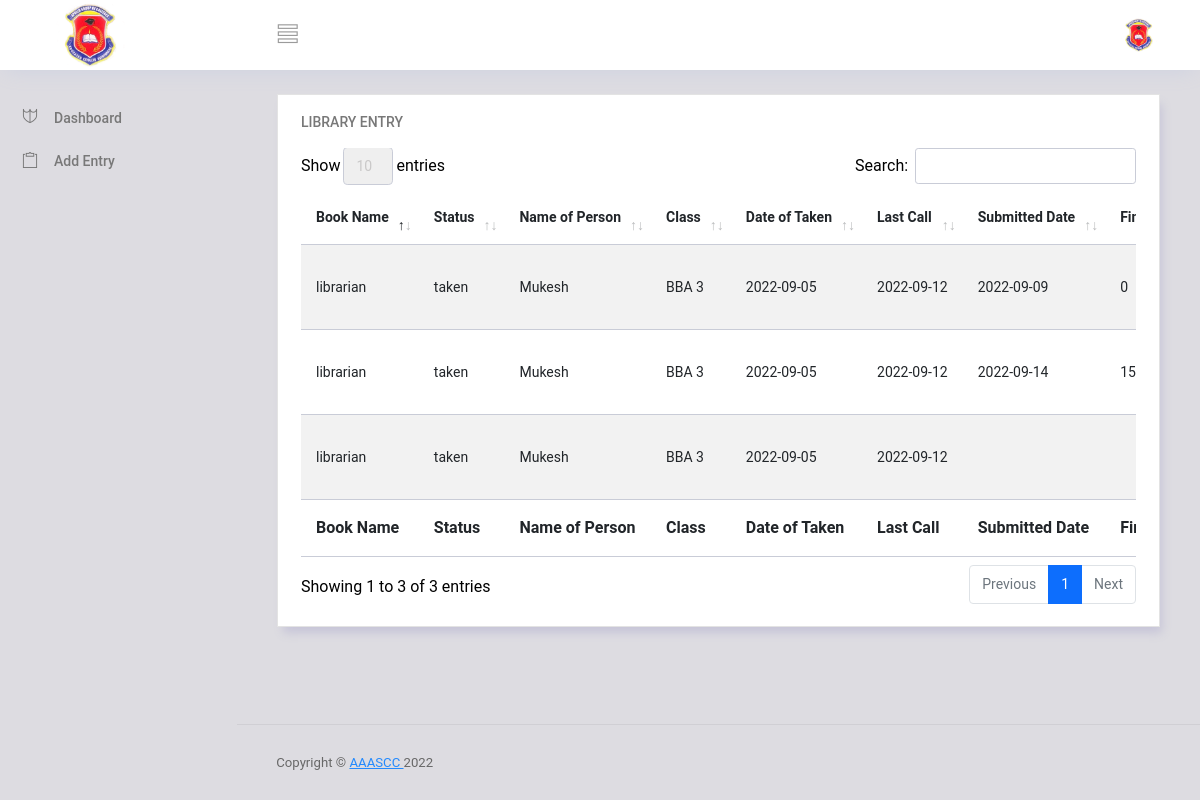
The page /Librarian/index.php (signed in) on the database its author committed.
### tables this page shows
CREATE TABLE `library` (
  `id` int(11) NOT NULL,
  `librarianName` varchar(255) NOT NULL,
  `BookName` varchar(255) NOT NULL,
  `status` varchar(255) NOT NULL,
  `NameOp` varchar(255) NOT NULL,
  `class` varchar(255) NOT NULL,
  `DateOt` varchar(255) NOT NULL,
  `LastCall` varchar(255) NOT NULL,
  `SubDate` varchar(255) NOT NULL,
  `Fine` varchar(255) NOT NULL,
  `LibInChar` varchar(255) NOT NULL
);

### Librarian/index.php (the view, shortened to what this page needs)
<?php
require "includes/header.php";
require "libraryController.php";
?>
            <div class="main-panel">
                <div class="content-wrapper">
                    <div class="row">
                        <div class="col-lg-12 grid-margin stretch-card">
                            <div class="card">
                                <div class="card-body">
                                <h4 class="card-title">Library Entry</h4>
                                    <div class="table-responsive">
                                        <table class="table table-striped" id="dataTable" width="100%" cellspacing="0">
                                            <thead>
                                                <tr>
                                                    <th>Book Name</th>
                                                    <th>Status</th>
                                                    <th>Name of Person</th>
                                                    <th>Class</th>
                                                    <th>Date of Taken</th>
                                                    <th>Last Call</th>
                                                    <th>Submitted Date</th>
                                                    <th>Fine</th>
                                                </tr>
                                            </thead>
                                            <tfoot>
                                                <tr>
                                                    <th>Book Name</th>
                                                    <th>Status</th>
                                                    <th>Name of Person</th>
                                                    <th>Class</th>
                                                    <th>Date of Taken</th>
                                                    <th>Last Call</th>
                                                    <th>Submitted Date</th>
                                                    <th>Fine</th>
                                                </tr>
                                            </tfoot>
                                            <tbody>
                                            <?php
                                                    $LibrarySql = "SELECT * FROM Library";
                                                    $LibraryQuery = $conn->query($LibrarySql);
                                                    while($LibraryRow = $LibraryQuery->fetch_assoc()){
                                                            $librarianName = $LibraryRow['librarianName'];
                                                            $status = $LibraryRow['status'];
                                                            $NameOp = $LibraryRow['NameOp'];
                                                            $class = $LibraryRow['class'];
                                                            $DateOt = $LibraryRow['DateOt'];
                                                            $LastCall = $LibraryRow['LastCall'];
                                                            $SubDate = $LibraryRow['SubDate'];
                                                            $Fine = $LibraryRow['Fine'];
                                                    ?>
                                                <tr>
                                                    <td><?php echo $librarianName; ?></td>
                                                    <td><?php echo $status; ?></td>
                                                    <td><?php echo $NameOp; ?></td>
                                                    <td><?php echo $class; ?></td>
                                                    <td><?php echo $DateOt; ?></td>
                                                    <td><?php echo $LastCall; ?></td>
                                                    <td><?php echo $SubDate; ?></td>
                                                    <td><?php echo $Fine; ?></td>
                                                </tr>
                                                <?php
                                                }
                                                ?>
                                            </tbody>
                                        </table>
                                    </div>
                                </div>
                            </div>
                        </div>
                    </div>
                </div>
<?php
require "includes/footers.php";
?>

### rows shown on the page
library: librarianName "librarian", status "taken", NameOp "Mukesh", class "BBA 3", DateOt "2022-09-05", LastCall "2022-09-12", SubDate "2022-09-09", Fine "0"
library: librarianName "librarian", status "taken", NameOp "Mukesh", class "BBA 3", DateOt "2022-09-05", LastCall "2022-09-12", SubDate "2022-09-14", Fine "15"
library: librarianName "librarian", status "taken", NameOp "Mukesh", class "BBA 3", DateOt "2022-09-05", LastCall "2022-09-12"
